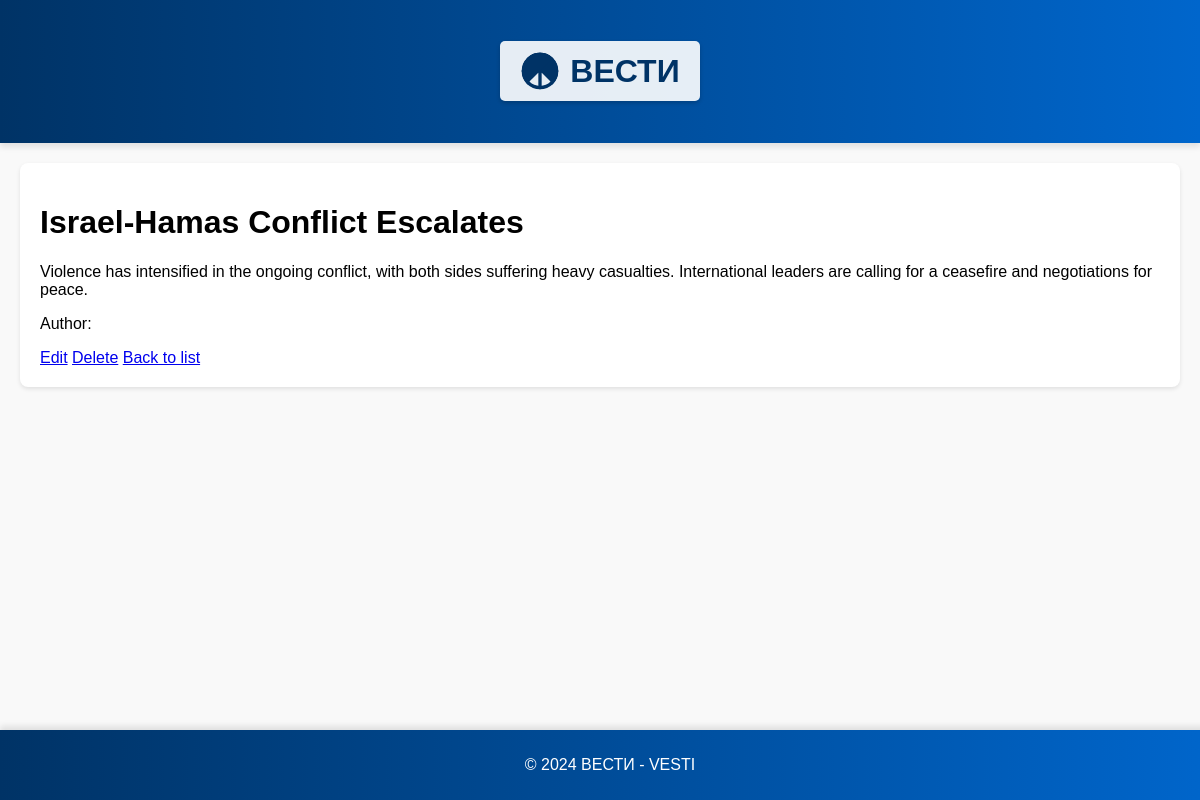
Page /news/5/ on the committed database.
### simpleapp/models.py (models this page shows, shortened)
class Post(models.Model):
    ARTICLE = 'AR'
    NEWS = 'NW'
    POST_TYPES = [
        (ARTICLE, 'Статья'),
        (NEWS, 'Новость'),
    ]
    author = models.ForeignKey(Author, on_delete=models.CASCADE)
    type = models.CharField(max_length=2, choices=POST_TYPES, default=ARTICLE)
    created_at = models.DateTimeField(auto_now_add=True)
    categories = models.ManyToManyField(Category, through='PostCategory')
    title = models.CharField(max_length=255)
    content = models.TextField()
    rating = models.IntegerField(default=0)

### simpleapp/views.py (the view)
# urls.py: path('news/<int:pk>/', NewsDetailView.as_view(), name='news_detail'),
class NewsDetailView(DetailView):
    model = Post
    template_name = 'news_detail.html'
    context_object_name = 'post'

### simpleapp/templates/news_detail.html
{% extends 'default.html' %}
{% block content %}
  <h1>{{ post.title }}</h1>
  <p>{{ post.content }}</p>
  <p>Author: {{ post.author.username }}</p>
  <a href="{% url 'news_edit' post.pk %}">Edit</a>
  <a href="{% url 'news_delete' post.pk %}">Delete</a>
  <a href="{% url 'news_list' %}">Back to list</a>
{% endblock %}

### simpleapp/templates/default.html (style rules this page uses)
body { font-family: Arial, sans-serif; background-color: #f9f9f9; margin: 0; padding: 0; }

### rows in the picture
Post: title "Israel-Hamas Conflict Escalates", content "Violence has intensified in the ongoing conflict, with both sides suffering heavy casualties. International leaders are calling for a ceasefire and negotiations for peace."
